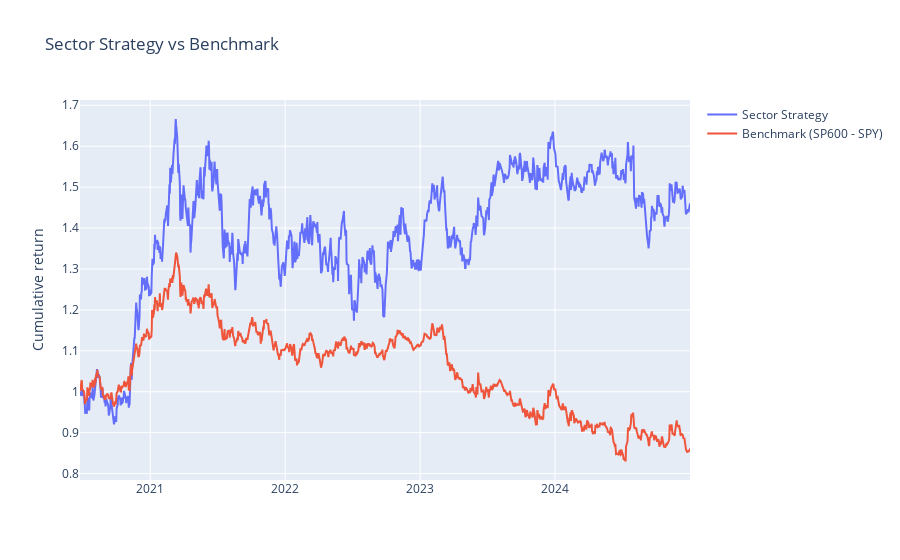

Here is the notebook cell this chart was saved with:
### Code cell
fig = go.Figure()

fig.add_trace(
    go.Scatter(
        x = portfolio_returns[120:].index,
        y = portfolio_returns[120:]['cumulative_return'],
        name = 'Sector Strategy'
    )
)

fig.add_trace(
    go.Scatter(
        x = benchmark_portfolio_returns.index,
        y = benchmark_portfolio_returns['cumulative_return'],
        name = 'Benchmark (SP600 - SPY)'
    )
)


fig.update_layout(title = 'Sector Strategy vs Benchmark')
fig.update_yaxes(title = 'Cumulative return')
fig.show()

### Figure 1 — Plotly figure (JSON) as saved in the notebook; plotly's stock layout.template omitted (floating-point values rounded to 4 significant figures; data arrays with more than 128 entries replaced by an {"elided": "..."} marker saying what was removed)
{"data": [{"name": "Sector Strategy", "type": "scatter", "x": {"elided": "1137 str values"}, "y": {"elided": "1137 float values"}}, {"name": "Benchmark (SP600 - SPY)", "type": "scatter", "x": {"elided": "1137 str values"}, "y": {"elided": "1137 float values"}}], "layout": {"title": {"text": "Sector Strategy vs Benchmark"}, "yaxis": {"title": {"text": "Cumulative return"}}}}
